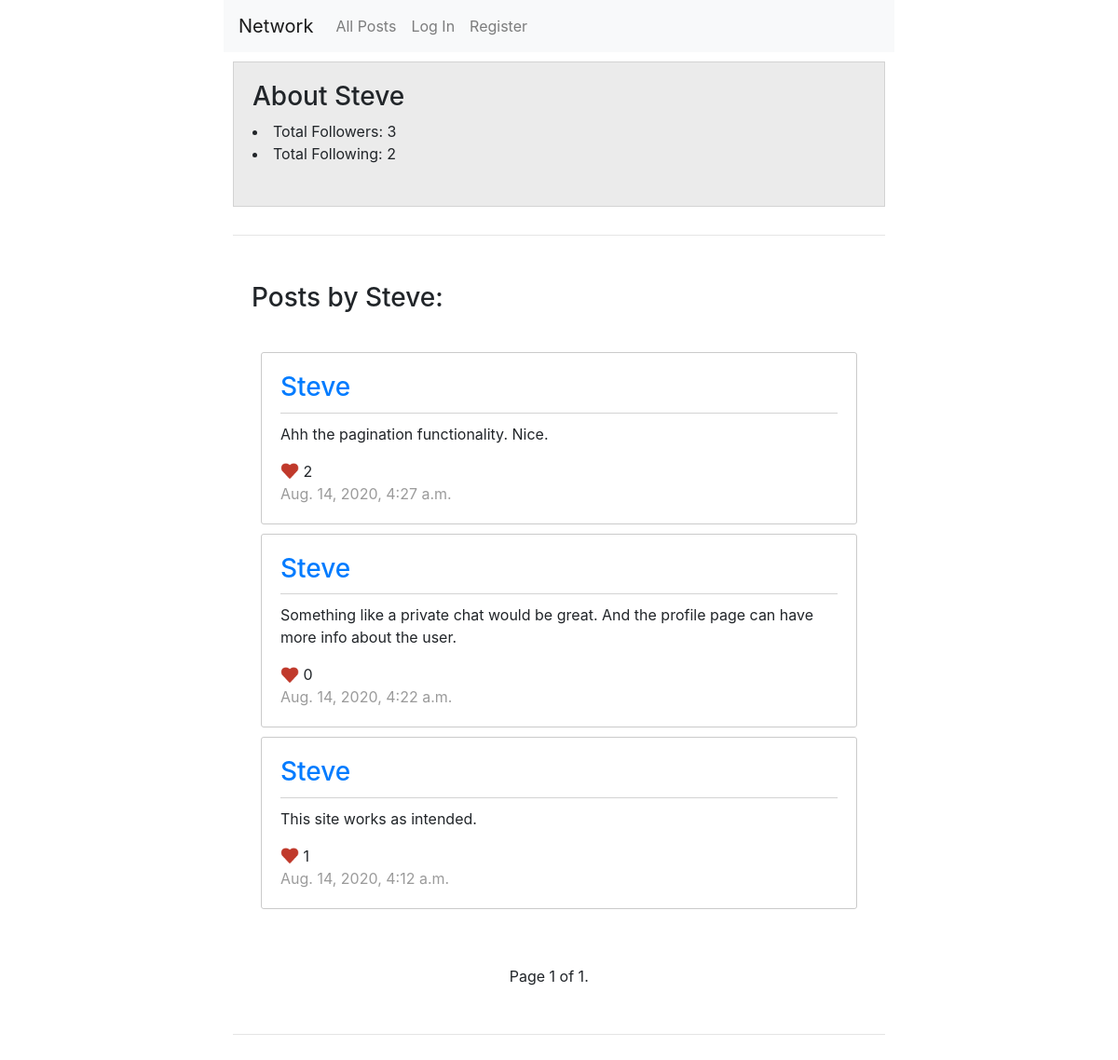
The app's page /profile/Steve, older data.
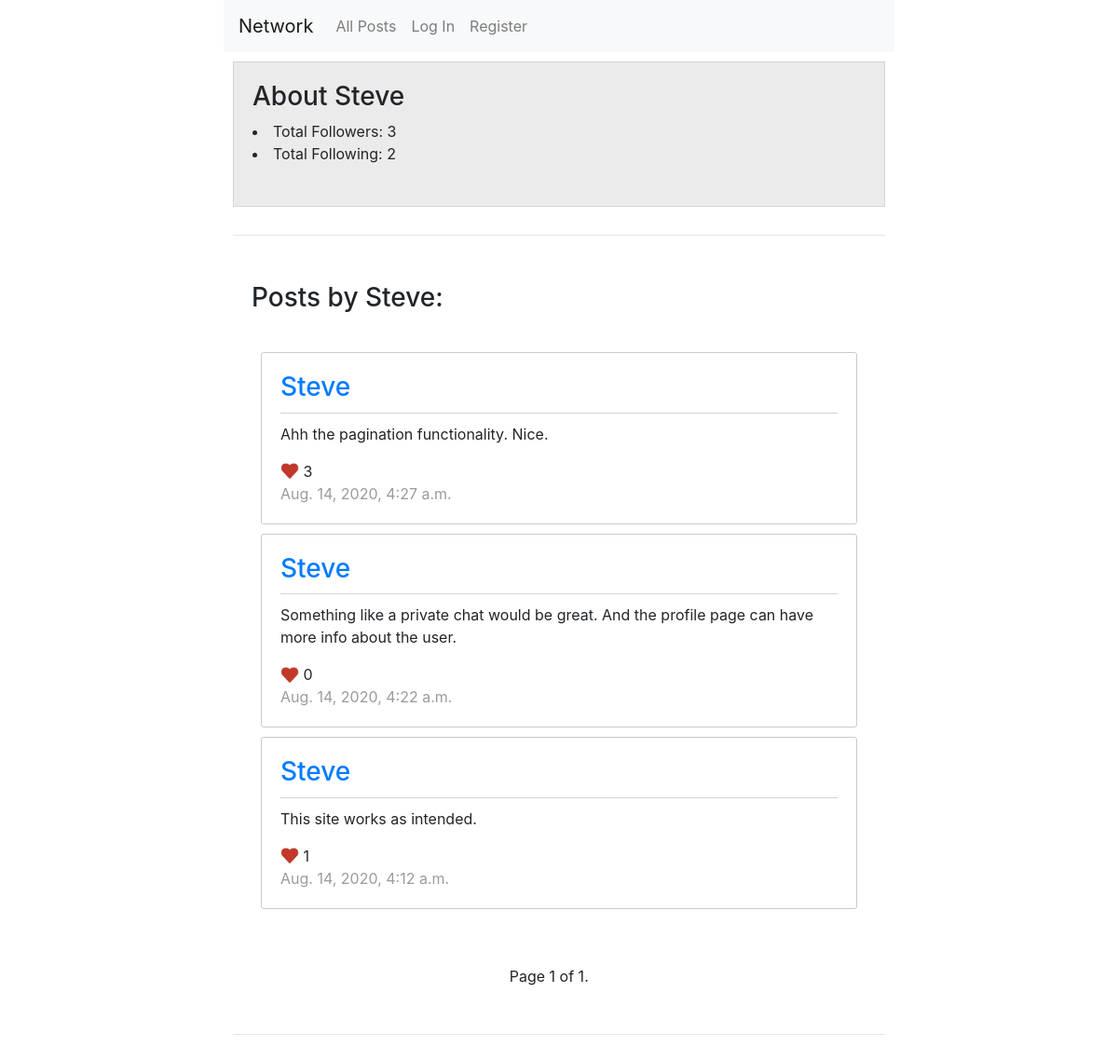
The same page, newer data.
### network/models.py (models this page shows, shortened)
class Post(models.Model):
    user = models.ForeignKey(User, on_delete=models.CASCADE)
    content = models.CharField(max_length=300)
    liked_by = models.ManyToManyField(User, related_name="likes")
    total_likes = models.IntegerField(default=0)
    timestamp = models.DateTimeField(auto_now_add=True)

class User(AbstractUser):
    pass

### network/views.py (the view)
# urls.py: path("profile/<str:username>", views.userProfile, name="userProfile"),
def userProfile(request, username):
    current_user = request.user
    target_user = User.objects.get(username=username)
    total_followers = Follow.objects.filter(following=target_user).count()
    total_following = Follow.objects.filter(follower=target_user).count()
    posts = Post.objects.filter(user=target_user).order_by('-timestamp')
    paginator = Paginator(posts, 10)
    page_number = request.GET.get('page')
    page_obj = paginator.get_page(page_number)
    if current_user.is_authenticated:
        try:
            Follow.objects.get(follower=request.user, following=target_user)
            is_follower = True
        except ObjectDoesNotExist as e:
            is_follower = False
    else:
        is_follower = None
    context = {
        "target_user": target_user,
        "total_followers": total_followers,
        "total_following": total_following,
        "page_obj": page_obj,
        "is_follower": is_follower,
        "current_user": current_user
    }
    return render(request, "network/userProfile.html", context)

### network/templates/network/userProfile.html (shortened to what this page needs)
{% extends "network/layout.html" %}
{% load static %}
{% load tz %}
{% block body %}
    <div id="about_user">
        <h3>About {{target_user.username}}</h3>
        <li>Total Followers: {{ total_followers }}</li>
        <li>Total Following: {{ total_following }}</li>
        <br>
    </div>
    <hr>
    <div id = "postArea">
        <h3>Posts by {{ target_user.username }}:</h3><br>
        {% if page_obj %}
        {% for post in page_obj %}
        <div id="post_{{ post.id }}" class='post_container'>
            <a href="{% url 'userProfile' username=post.user.username %}"><h3>{{ post.user.username }}</h3></a>
            <p class="content">{{ post.content }}</p>
            <img src="{% static 'network/heart.png' %}" style="height: 20px; width: 20px; margin-top: -5px">
            <text class="total_likes">{{ post.total_likes }}</text>
            <time class="time" style="display: block;">{{ post.timestamp|localtime }}</time>
        </div>
    {% endfor %}
        {% else %}
            <text>No posts have been made.</text>
        {% endif %}
    </div>
    <div class="pagination">
        <span class="step-links">
            <span class="prev">
            </span>
            <span class="current">
                Page {{ page_obj.number }} of {{ page_obj.paginator.num_pages }}.
            </span>
            <span class="next">
            </span>
        </span>
    </div>
    <hr>
{% endblock %}

Row changes from the older to the newer data that the page shows:
changed Post "Ahh the pagination functionality. Nice.": total_likes "2" → "3"
